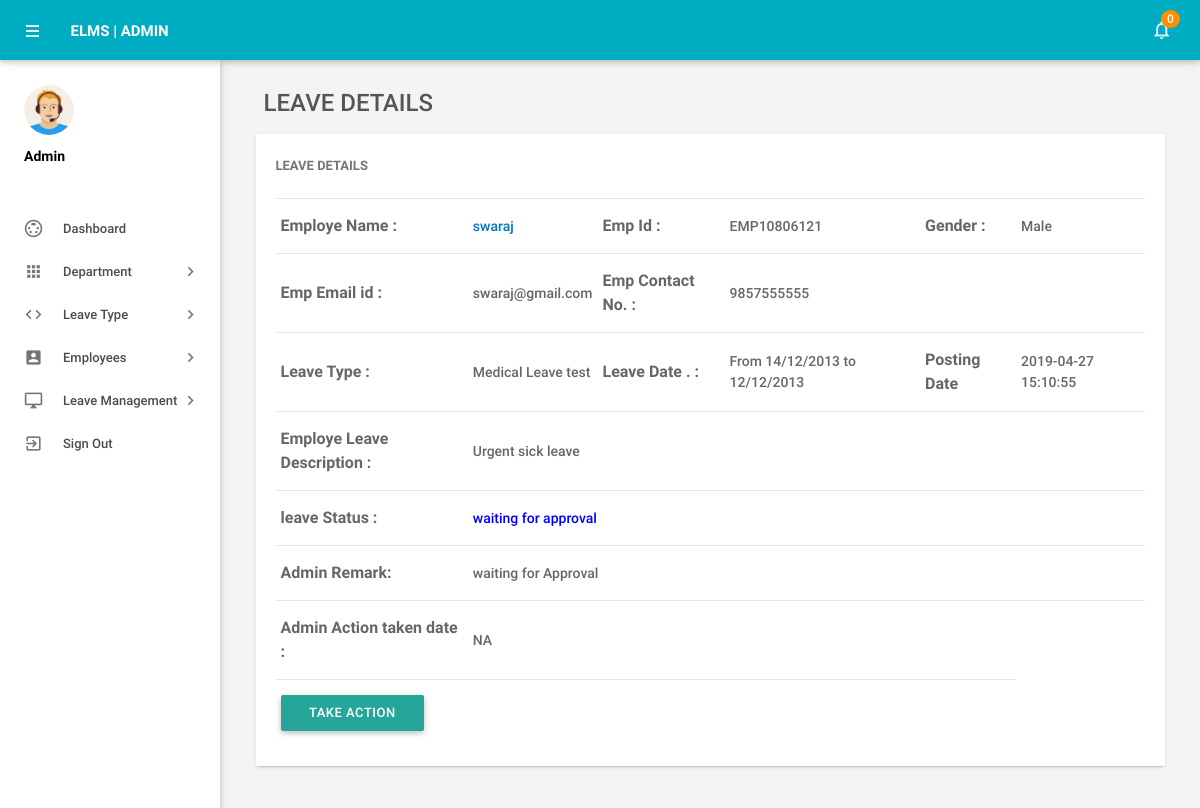
Screenshot of /admin/leave-details.php?leaveid=23 (signed in) with the database file from the repository.
### tables this page shows
CREATE TABLE `tblleaves` (
  `id` int(11) NOT NULL,
  `LeaveType` varchar(110) NOT NULL,
  `ToDate` varchar(120) NOT NULL,
  `FromDate` varchar(120) NOT NULL,
  `Description` mediumtext NOT NULL,
  `PostingDate` timestamp NOT NULL DEFAULT CURRENT_TIMESTAMP,
  `AdminRemark` mediumtext,
  `AdminRemarkDate` varchar(120) DEFAULT NULL,
  `Status` int(1) NOT NULL,
  `IsRead` int(1) NOT NULL,
  `empid` int(11) DEFAULT NULL,
  `l1` varchar(400) NOT NULL,
  `l11` varchar(400) NOT NULL DEFAULT 'Pending',
  `l2` varchar(400) NOT NULL,
  `l22` varchar(400) NOT NULL DEFAULT 'Pending',
  `l3` varchar(400) NOT NULL,
  `l33` varchar(400) NOT NULL DEFAULT 'Pending',
  `l4` varchar(400) NOT NULL,
  `l44` varchar(400) NOT NULL DEFAULT 'Pending',
  `l5` varchar(400) NOT NULL,
  `l55` varchar(400) NOT NULL DEFAULT 'Pending',
  `l6` varchar(400) NOT NULL,
  `l66` varchar(400) NOT NULL DEFAULT 'Pending',
  `l7` varchar(400) NOT NULL,
  `l77` varchar(400) NOT NULL DEFAULT 'Pending'
);

CREATE TABLE `tblemployees` (
  `id` int(11) NOT NULL,
  `EmpId` varchar(100) NOT NULL,
  `FirstName` varchar(150) NOT NULL,
  `EmailId` varchar(200) NOT NULL,
  `Password` varchar(180) NOT NULL,
  `Gender` varchar(100) NOT NULL,
  `Dob` varchar(100) NOT NULL,
  `Department` varchar(255) NOT NULL,
  `Address` varchar(255) NOT NULL,
  `City` varchar(200) NOT NULL,
  `Country` varchar(150) NOT NULL,
  `Phonenumber` char(11) NOT NULL,
  `Status` int(1) NOT NULL,
  `RegDate` timestamp NOT NULL DEFAULT CURRENT_TIMESTAMP
);

### admin/leave-details.php (the view, shortened to what this page needs)
<?php
include('includes/config.php');
if(strlen($_SESSION['alogin'])==0)
    {
header('location:index.php');
}
else{
 ?>
<!DOCTYPE html>
<html lang="en">
    <head>
        <link type="text/css" rel="stylesheet" href="../assets/plugins/materialize/css/materialize.min.css"/>
        <link href="../assets/plugins/material-preloader/css/materialPreloader.min.css" rel="stylesheet">
        <link href="../assets/plugins/datatables/css/jquery.dataTables.min.css" rel="stylesheet">
                <link href="../assets/plugins/google-code-prettify/prettify.css" rel="stylesheet" type="text/css"/>
        <link href="../assets/css/alpha.min.css" rel="stylesheet" type="text/css"/>
        <link href="../assets/css/custom.css" rel="stylesheet" type="text/css"/>
    </head>
    <body>
       <?php include('includes/header.php');?>
       <?php include('includes/sidebar.php');?>
            <main class="mn-inner">
                <div class="row">
                    <div class="col s12">
                        <div class="page-title" style="font-size:24px;">Leave Details</div>
                    </div>
                    <div class="col s12 m12 l12">
                        <div class="card">
                            <div class="card-content">
                                <span class="card-title">Leave Details</span>
                                <table id="example" class="display responsive-table ">
                                    <tbody>
<?php
$lid=intval($_GET['leaveid']);
$sql = "SELECT tblleaves.id as lid,tblemployees.FirstName,tblemployees.EmpId,tblemployees.id,tblemployees.Gender,tblemployees.Phonenumber,tblemployees.EmailId,tblleaves.LeaveType,tblleaves.ToDate,tblleaves.FromDate,tblleaves.Description,tblleaves.PostingDate,tblleaves.Status,tblleaves.AdminRemark,tblleaves.AdminRemarkDate from tblleaves join tblemployees on tblleaves.empid=tblemployees.id where tblleaves.id=:lid";
$query = $dbh -> prepare($sql);
$query->bindParam(':lid',$lid,PDO::PARAM_STR);
$query->execute();
$results=$query->fetchAll(PDO::FETCH_OBJ);
$cnt=1;
if($query->rowCount() > 0)
{
foreach($results as $result)
{
      ?>
                                        <tr>
                                            <td style="font-size:16px;"> <b>Employe Name :</b></td>
                                              <td><a href="editemployee.php?empid=<?php echo htmlentities($result->id);?>" target="_blank">
                                                <?php echo htmlentities($result->FirstName);?></a></td>
                                              <td style="font-size:16px;"><b>Emp Id :</b></td>
                                              <td><?php echo htmlentities($result->EmpId);?></td>
                                              <td style="font-size:16px;"><b>Gender :</b></td>
                                              <td><?php echo htmlentities($result->Gender);?></td>
                                          </tr>
                                          <tr>
                                             <td style="font-size:16px;"><b>Emp Email id :</b></td>
                                            <td><?php echo htmlentities($result->EmailId);?></td>
                                             <td style="font-size:16px;"><b>Emp Contact No. :</b></td>
                                            <td><?php echo htmlentities($result->Phonenumber);?></td>
                                            <td>&nbsp;</td>
                                             <td>&nbsp;</td>
                                        </tr>
  <tr>
                                             <td style="font-size:16px;"><b>Leave Type :</b></td>
                                            <td><?php echo htmlentities($result->LeaveType);?></td>
                                             <td style="font-size:16px;"><b>Leave Date . :</b></td>
                                            <td>From <?php echo htmlentities($result->FromDate);?> to <?php echo htmlentities($result->ToDate);?></td>
                                            <td style="font-size:16px;"><b>Posting Date</b></td>
                                           <td><?php echo htmlentities($result->PostingDate);?></td>
                                        </tr>
<tr>
                                             <td style="font-size:16px;"><b>Employe Leave Description : </b></td>
                                            <td colspan="5"><?php echo htmlentities($result->Description);?></td>
                                        </tr>
<tr>
<td style="font-size:16px;"><b>leave Status :</b></td>
<td colspan="5"><?php $stats=$result->Status;
if($stats==1){
?>
<span style="color: green">Approved</span>
 <?php } if($stats==2)  { ?>
<span style="color: red">Not Approved</span>
<?php } if($stats==0)  { ?>
 <span style="color: blue">waiting for approval</span>
 <?php } ?>
</td>
</tr>
<tr>
<td style="font-size:16px;"><b>Admin Remark: </b></td>
<td colspan="5"><?php
if($result->AdminRemark==""){
  echo "waiting for Approval";
}
else{
echo htmlentities($result->AdminRemark);
}
?></td>
 </tr>
 <tr>
<td style="font-size:16px;"><b>Admin Action taken date : </b></td>
<td colspan="5"><?php
if($result->AdminRemarkDate==""){
  echo "NA";
}
else{
echo htmlentities($result->AdminRemarkDate);
}
?></td>
 </tr>
<?php
if($stats==0)
{
?>
<tr>
 <td colspan="5">
  <a class="modal-trigger waves-effect waves-light btn" href="#modal1">Take&nbsp;Action</a>
 </td>
</tr>
<?php } ?>
                                         <?php $cnt++;} }?>
                                    </tbody>
                                </table>
                            </div>
                        </div>
                    </div>
                </div>
            </main>
        </div>
        <div class="left-sidebar-hover"></div>
    </body>
</html>
<?php } ?>

### rows the page displays
tblleaves: tblemployees.FirstName "swaraj", tblemployees.EmpId "EMP10806121", tblemployees.Gender "Male", tblemployees.EmailId "swaraj@gmail.com", tblemployees.Phonenumber "9857555555", LeaveType "Medical Leave test", FromDate "14/12/2013", ToDate "12/12/2013", PostingDate "2019-04-27 15:10:55", Description "Urgent sick leave", Status "waiting for approval", shows "waiting for Approval", shows "NA"

### other values shown
$unreadcount "0"
